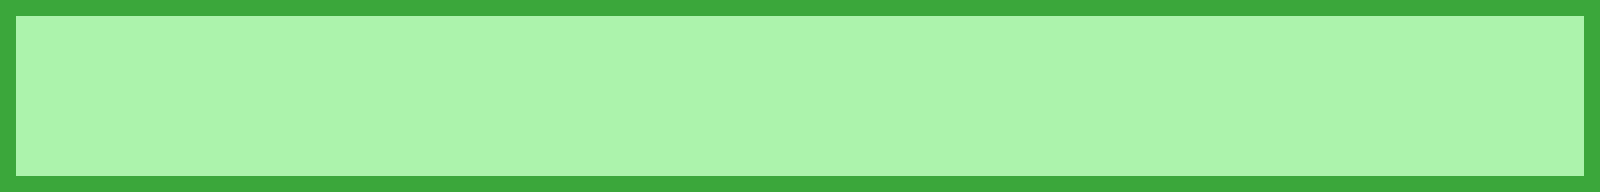

Below is a game level as drawn by its tile map, then a one-line description and the .tmx that defines it (tile-layer data replaced by summaries):
An orthogonal 100x12 tile map with 16x16 px tiles, 2 tile layers (Foreground, Copy of Foreground) and 4 objects.

<map version="1.0" orientation="orthogonal" width="100" height="12" tilewidth="16" tileheight="16">
 <tileset firstgid="1" name="fun_tiles" tilewidth="16" tileheight="16">
  <image source="../bg/test_tiles.png" width="32" height="32" />
 </tileset>
 <layer name="Foreground" width="100" height="12">
  <data>[1200 cells, 1200 non-empty, 2 distinct tile ids]</data>
 </layer>
 <layer name="Copy of Foreground" width="100" height="12">
  <data>[1200 cells, 1200 non-empty, 2 distinct tile ids]</data>
 </layer>
 <objectgroup name="Walls" width="100" height="12">
  <object x="16" y="16">
   <polygon points="0,0 1568,0 1568,-16 0,-16" />
  </object>
  <object x="1584" y="0">
   <polygon points="0,0 0,192 16,192 16,0" />
  </object>
  <object x="0" y="0">
   <polygon points="0,0 0,192 16,192 16,0" />
  </object>
  <object x="16" y="192">
   <polygon points="0,0 1568,0 1568,-16 0,-16" />
  </object>
 </objectgroup>
</map>
